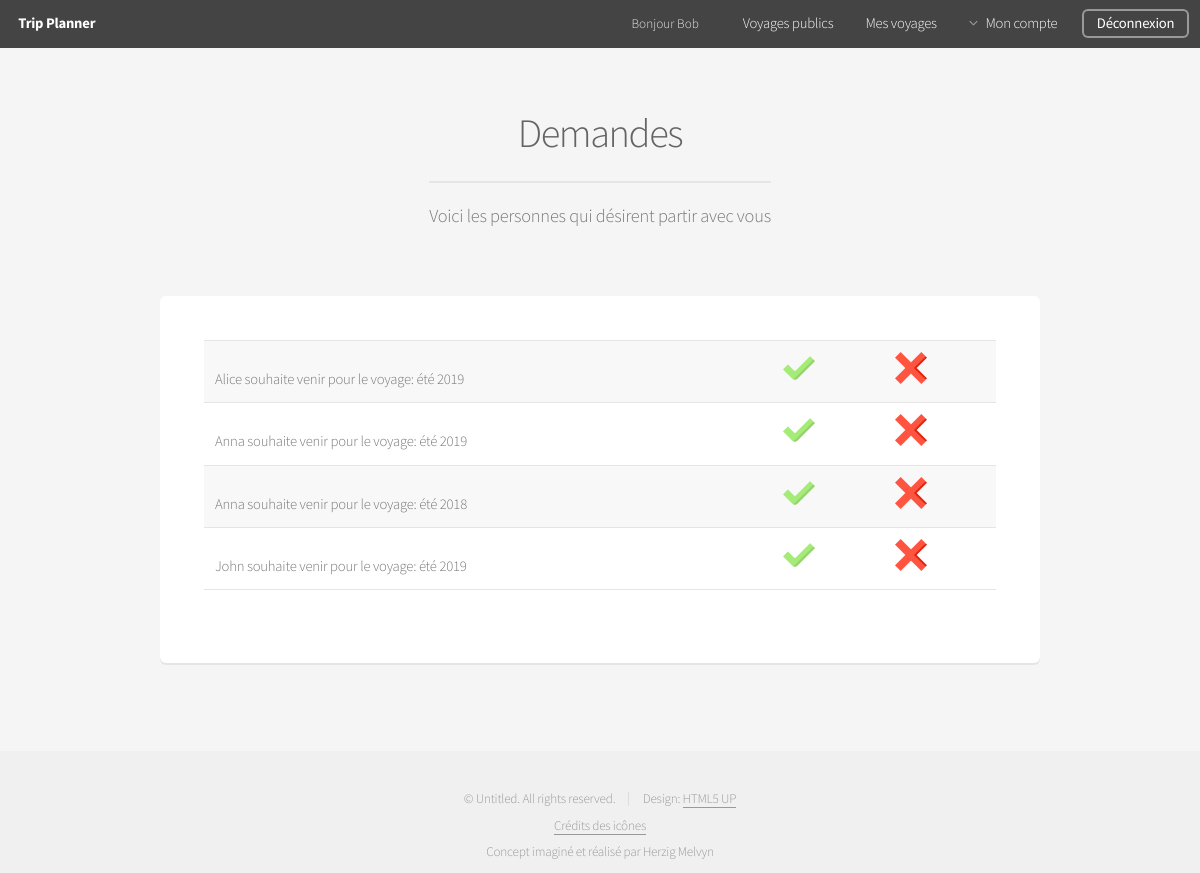
/index.php?action=see_Request (signed in), run on the app's committed database.
### tables this page shows
CREATE TABLE IF NOT EXISTS `Participant` (
    `fkTrip` INT UNSIGNED NOT NULL,
    `fkUser` INT UNSIGNED NOT NULL,
    `Waiting` TINYINT(1) NOT NULL DEFAULT 1,
    PRIMARY KEY (`fkTrip`, `fkUser`),
    INDEX `fk_Participant_User_Id` (`fkUser` ASC),
    INDEX `fk_Participant_Trip_Id` (`fkTrip` ASC),
    CONSTRAINT `fk_Participant_Trip`
    FOREIGN KEY (`fkTrip`)
    REFERENCES `Trip` (`idTrip`)
    ON DELETE CASCADE
    ON UPDATE CASCADE,
    CONSTRAINT `fk_Participant_User`
    FOREIGN KEY (`fkUser`)
    REFERENCES `User` (`idUser`)
    ON DELETE CASCADE
    ON UPDATE CASCADE
);

CREATE TABLE IF NOT EXISTS `User` (
    `idUser` INT UNSIGNED NOT NULL AUTO_INCREMENT,
    `Nickname` VARCHAR(20) NOT NULL,
    `Email` VARCHAR(45) NOT NULL,
    `Password` VARCHAR(60) NOT NULL,
    PRIMARY KEY (`idUser`),
    UNIQUE INDEX `idUser_UNIQUE` (`idUser` ASC)
);

CREATE TABLE IF NOT EXISTS `Trip` (
    `idTrip` INT UNSIGNED NOT NULL AUTO_INCREMENT,
    `fkUser_Organizer` INT UNSIGNED NOT NULL,
    `Title` VARCHAR(45) NOT NULL,
    `Destination` VARCHAR(45) NOT NULL,
    `Private` TINYINT(1) NOT NULL DEFAULT 1,
    `Password` VARCHAR(60) NULL,
    `Image` TINYINT(1) NOT NULL DEFAULT 0,
    `Creation` DATE NOT NULL,
    `Date_Start` DATE NOT NULL,
    `Date_End` DATE NOT NULL,
    PRIMARY KEY (`idTrip`),
    UNIQUE INDEX `idTrip_UNIQUE` (`idTrip` ASC),
    INDEX `fk_User_Organizer_Id` (`fkUser_Organizer` ASC),
    CONSTRAINT `fk_Trip_User`
    FOREIGN KEY (`fkUser_Organizer`)
    REFERENCES `User` (`idUser`)
    ON DELETE CASCADE
    ON UPDATE CASCADE
);

### www/model/model_Participant.php (called while the page is built, shortened)
<?php
function get_Request($m_Id_User)
{
    $connection = connect();
    $connection->setAttribute(PDO::ATTR_ERRMODE, PDO::ERRMODE_EXCEPTION);
    $req = $connection->prepare("SELECT fkUser, Nickname, fkTrip, Title FROM Participant INNER JOIN User ON Participant.fkUser = User.idUser INNER JOIN Trip ON Participant.fkTrip = Trip.idTrip WHERE fkUser_Organizer = ? AND Waiting = true ORDER BY Nickname ASC");
    $req->bindParam(1,$m_Id_User,PDO::PARAM_INT);
    $req->execute();
    $results = $req->fetchAll(PDO::FETCH_ASSOC);
    return $results;
}

### www/view/view_Request.php (the view, shortened to what this page needs)
<header>
	<h2>Demandes</h2>
	<p>Voici les personnes qui désirent partir avec vous</p>
</header>
<div class="row">
    <div class="12u">
        <section class="box">
            <div class="table-wrapper">
				<table id="simple_Table">
				    <tbody>
                        <?php
                            foreach($requests as $request)
                            {
                                echo '<tr>';
                                echo '<td >'.htmlspecialchars($request['Nickname']).' souhaite venir pour le voyage: '.htmlspecialchars($request['Title']).'</td>';
                                echo "<td><a class='no_Border' href='index.php?action=accept_Request&user=".$request['fkUser']."&trip=".$request['fkTrip']."'><img src='images/accept.png'></a></td><td><a class='no_Border' href='index.php?action=delete_Request&user=".$request['fkUser']."&trip=".$request['fkTrip']."'><img src='images/delete.png'></a></td>";
                                echo '</tr>';
                            }
                        ?>
                    </tbody>
				</table>
			</div>
		</section>
	</div>
</div>
<?php
require "view/template.php";

### www/assets/css/main.css (style rules this page uses)
html, body, div, span, applet, object, iframe, h1, h2, h3, h4, h5, h6, p, blockquote, pre, a, abbr, acronym, address, big, cite, code, del, dfn, em, img, ins, kbd, q, s, samp, small, strike, strong, sub, sup, tt, var, b, u, i, center, dl, dt, dd, ol, ul, li, fieldset, form, label, legend, table, caption, tbody, tfoot, thead, tr, th, td, article, aside, canvas, details, embed, figure, figcaption, footer, header, hgroup, menu, nav, output, ruby, section, summary, time, mark, audio, video { margin: 0; padding: 0; border: 0; font-size: 100%; font: inherit; vertical-align: baseline; }
article, aside, details, figcaption, figure, footer, header, hgroup, menu, nav, section { display: block; }
body { line-height: 1; }
table { border-collapse: collapse; border-spacing: 0; }
body { -webkit-text-size-adjust: none; }
*, *:before, *:after { -moz-box-sizing: border-box; -webkit-box-sizing: border-box; box-sizing: border-box; }
.row { border-bottom: solid 1px transparent; -moz-box-sizing: border-box; -webkit-box-sizing: border-box; box-sizing: border-box; }
.row > * { float: left; -moz-box-sizing: border-box; -webkit-box-sizing: border-box; box-sizing: border-box; }
.row:after, .row:before { content: ''; display: block; clear: both; height: 0; }
.row > * { padding: 0 0 0 2em; }
.row { margin: 0 0 -1px -2em; }
.\31 2u, .\31 2u\24 { width: 100%; clear: none; margin-left: 0; }
@media screen and (max-width: 1680px) { .row > * { padding: 0 0 0 2em; } }
@media screen and (max-width: 1680px) { .row { margin: 0 0 -1px -2em; } }
@media screen and (max-width: 1280px) { .row > * { padding: 0 0 0 2em; } }
@media screen and (max-width: 1280px) { .row { margin: 0 0 -1px -2em; } }
body { background: #f5f5f5; }
body, button, input, select, textarea { color: #777; font-family: "Source Sans Pro", sans-serif; font-size: 16pt; font-weight: 300; line-height: 1.65em; letter-spacing: -0.015em; }
a { -moz-transition: color 0.2s ease-in-out, border-bottom-color 0.2s ease-in-out; -webkit-transition: color 0.2s ease-in-out, border-bottom-color 0.2s ease-in-out; -ms-transition: color 0.2s ease-in-out, border-bottom-color 0.2s ease-in-out; transition: color 0.2s ease-in-out, border-bottom-color 0.2s ease-in-out; border-bottom: solid 1px; color: #e89980; text-decoration: none; }
p { margin: 0 0 2em 0; }
h1, h2, h3, h4, h5, h6 { color: #646464; font-weight: 300; line-height: 1em; margin: 0 0 0.5em 0; }
h2 { font-size: 2.25em; line-height: 1.5em; letter-spacing: -0.035em; }
header p { color: #999; position: relative; margin: 0 0 1.5em 0; font-style: italic; }
header h2 + p { font-size: 1.25em; margin-top: -1em; line-height: 1.5em; }
.box { background: #fff; border-radius: 6px; box-shadow: 0 2px 0 0 #e5e5e5; margin: 0 0 2em 0; padding: 3em; }
.box > :last-child { margin-bottom: 0; }
.table-wrapper { -webkit-overflow-scrolling: touch; overflow-x: auto; }
table { margin: 0 0 2em 0; width: 100%; }
table tbody tr { border: solid 1px #e5e5e5; border-left: 0; border-right: 0; }
#simple_Table tbody tr:nth-child(2n + 1) { background-color: #f8f8f8; }
table td { padding: 0.75em 0.75em; }
#main > header { text-align: center; margin: 0 0 3em 0; }
#main > header h2 { font-size: 2.75em; margin: 0; }
#main > header p { border-top: solid 2px #e5e5e5; color: #777; display: inline-block; font-style: normal; margin: 1em 0 0 0; padding: 1em 0 1.25em 0; }
@media screen and (max-width: 1680px) { body, button, input, select, textarea { font-size: 13pt; } }
@media screen and (max-width: 1280px) { body, button, input, select, textarea { font-size: 11pt; } }

### www/assets/css/additional.css (style rules this page uses)
.no_Border { border: none; }

### data on the page
participant: fkUser.Nickname "Alice", fkTrip.Title "été 2019"
participant: fkUser.Nickname "Anna", fkTrip.Title "été 2019"
participant: fkUser.Nickname "Anna", fkTrip.Title "été 2018"
participant: fkUser.Nickname "John", fkTrip.Title "été 2019"

### other printed values
$_SESSION['nickname'] "Bob"
